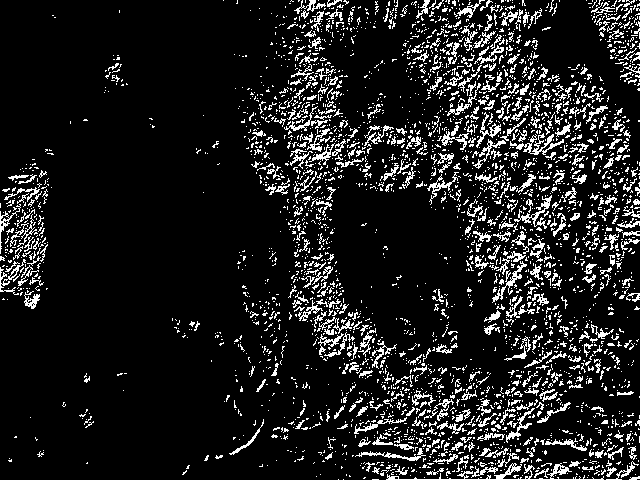
#> input picture Cluster.png, 640 x 480 px
$ python PruebaClosing.py
#> lines starting #> are read from the running program, lines starting #| are printed output that depends on the picture; after the words box and inside, x2 and y2 are one past the last pixel; in counts of white or black regions, pixels touching at a corner belong together
import matplotlib.pyplot as plt
from mpl_toolkits.mplot3d import Axes3D
import cv2
import numpy as np
from sklearn.cluster import KMeans
from sklearn import metrics
from scipy.spatial.distance import cdist
from PIL import Image

src = cv2.imread('../Cluster.png')
#> src is the input picture: shape (480, 640, 3); 12% white in thin lines or dots
cv2.imshow('', src)
height, width, depth = src.shape
#> height = 480; width = 640; depth = 3

# [5 lines of commented-out code are left out]

blur = cv2.GaussianBlur(src,(7,7),0)
threshOp = cv2.threshold(blur, 100, 255, cv2.THRESH_BINARY)[1]
#> threshOp: shape (480, 640, 3); 10.8% white; 872 white regions (486 under 20 px), largest, box (x1, y1, x2, y2) and area: (491, 251, 527, 287) 514, (510, 130, 564, 155) 489, (515, 196, 552, 231) 399
cv2.imshow("Opening", threshOp)


# [7 lines of commented-out code are left out]
kernel2 = cv2.getStructuringElement(cv2.MORPH_CROSS, (3,3));
ImageErosion = cv2.erode(src,kernel2,iterations=1)
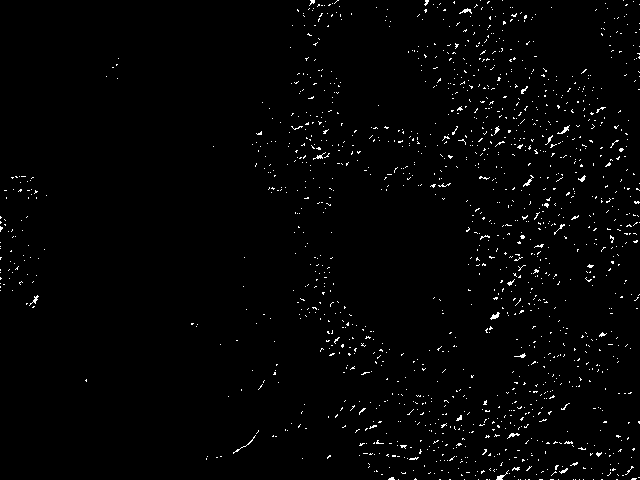
#> ImageErosion: shape (480, 640, 3); 1.6% white in thin lines or dots
cv2.imshow("Erosion", ImageErosion)

#These lines find and draw figure's contours
imageGrayRGB = cv2.cvtColor(src,cv2.COLOR_RGB2GRAY)
#> imageGrayRGB: shape (480, 640); 12% white in thin lines or dots
ret, thresh = cv2.threshold(imageGrayRGB, 127, 255, 0)
contours, hierarchy = cv2.findContours(thresh, cv2.RETR_EXTERNAL, cv2.CHAIN_APPROX_SIMPLE)
#> contours = 3366 contours, 3169 with area under 20; largest, box (x1, y1, x2, y2) and area: (386, 463, 604, 480) 366, (510, 133, 564, 155) 206, (514, 195, 552, 229) 184, (492, 261, 527, 303) 165, (476, 112, 501, 148) 138
imageRGBThreshColor = cv2.cvtColor(imageGrayRGB,cv2.COLOR_GRAY2RGB)
cv2.drawContours(imageRGBThreshColor, contours, -1, (255,255,255), 5)
#> imageRGBThreshColor: shape (480, 640, 3); 46.1% white; 97 white regions (1 under 20 px), largest, box (x1, y1, x2, y2) and area: (232, 0, 640, 480) 119601, (0, 156, 55, 312) 6328, (583, 0, 640, 94) 3285
cv2.imshow("Contours", imageRGBThreshColor)
# for contour in contours:
#     print(cv2.contourArea(contour))

blur = cv2.GaussianBlur(imageRGBThreshColor,(13,13),0)
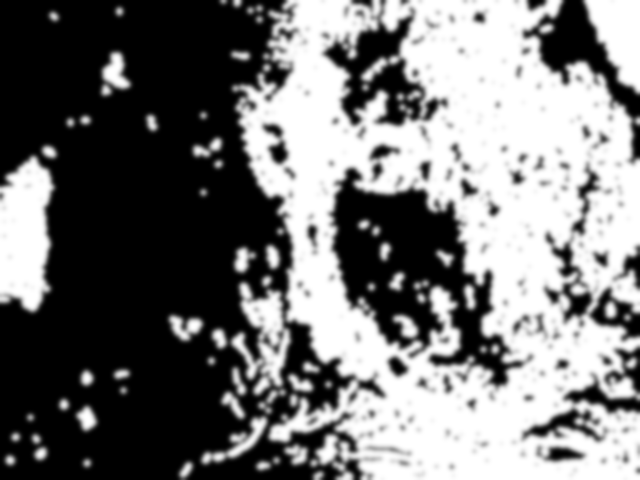
#> blur: shape (480, 640, 3); min 0, max 255, mean 117.6
threshOp = cv2.threshold(blur, 100, 255, cv2.THRESH_BINARY)[1]
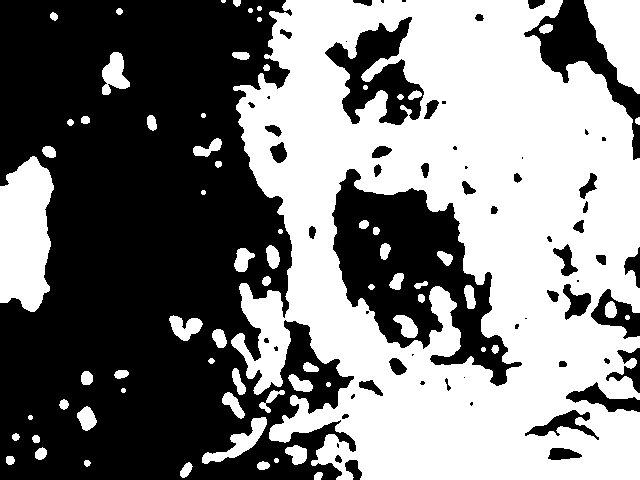
#> threshOp: shape (480, 640, 3); 49.4% white; 70 white regions (1 under 20 px), largest, box (x1, y1, x2, y2) and area: (231, 0, 640, 480) 133109, (0, 156, 54, 312) 6568, (584, 0, 640, 94) 3365
cv2.imshow("Opening 2", threshOp)
cv2.waitKey(0)

#These lines find and draw figure's contours
imageGrayRGB = cv2.cvtColor(threshOp,cv2.COLOR_RGB2GRAY)
#> imageGrayRGB: shape (480, 640); 49.4% white; 70 white regions (1 under 20 px)
ret, thresh = cv2.threshold(imageGrayRGB, 127, 255, 0)
contours, hierarchy = cv2.findContours(thresh, cv2.RETR_EXTERNAL, cv2.CHAIN_APPROX_SIMPLE)
#> contours = 55 contours, 12 with area under 20; largest, box (x1, y1, x2, y2) and area: (231, 0, 640, 480) 159982, (0, 156, 54, 312) 6384, (584, 0, 640, 94) 3237, (202, 417, 267, 464) 848, (102, 52, 130, 95) 660
imageRGBThreshColor = cv2.cvtColor(imageGrayRGB,cv2.COLOR_GRAY2RGB)
cv2.drawContours(imageRGBThreshColor, contours, -1, (255,255,255), 5)
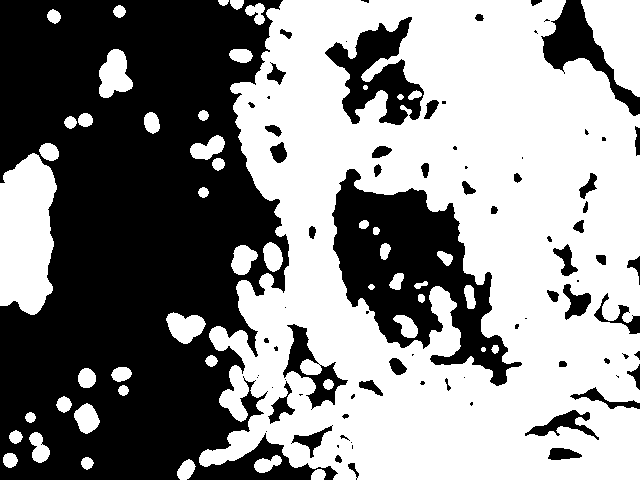
#> imageRGBThreshColor: shape (480, 640, 3); 54.3% white; 81 black regions (33 under 20 px), largest, box (x1, y1, x2, y2) and area: (0, 0, 338, 480) 106291, (332, 169, 522, 386) 17573, (325, 17, 424, 125) 4880
cv2.imshow("Contours 2", imageRGBThreshColor)
# for contour in contours:0
#     print(cv2.contourArea(contour))

blur = cv2.GaussianBlur(imageRGBThreshColor,(13,13),0)
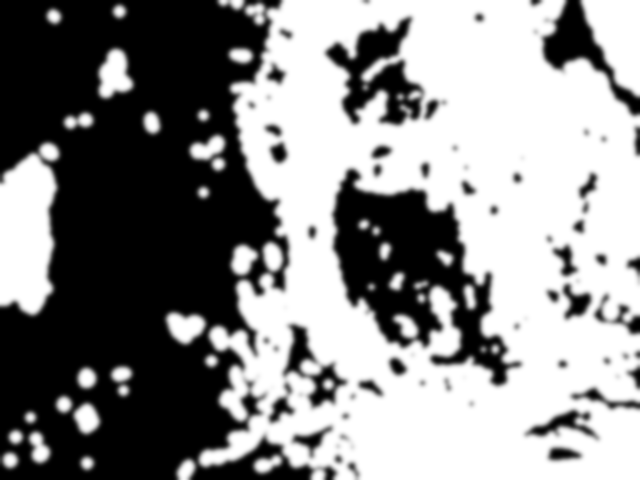
#> blur: shape (480, 640, 3); min 0, max 255, mean 138.4
threshOp = cv2.threshold(blur, 100, 255, cv2.THRESH_BINARY)[1]
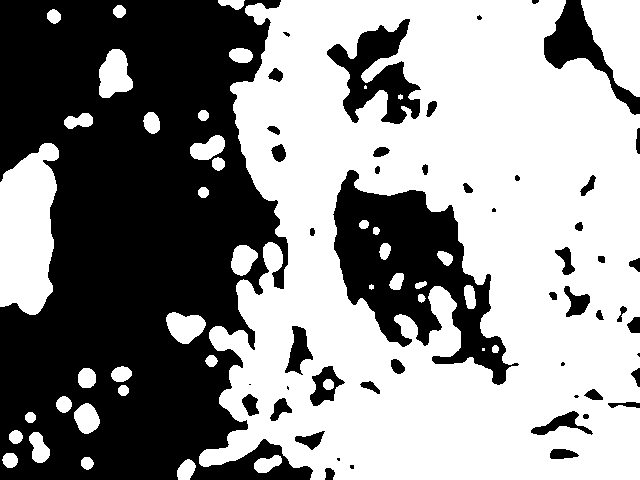
#> threshOp: shape (480, 640, 3); 56.2% white; 50 black regions (10 under 20 px), largest, box (x1, y1, x2, y2) and area: (0, 0, 313, 480) 104206, (333, 170, 519, 385) 16852, (327, 19, 421, 124) 4484
cv2.imshow("Opening 3", threshOp)
threshOpGray = cv2.cvtColor(threshOp,cv2.COLOR_RGB2GRAY)
#> threshOpGray: shape (480, 640); 56.2% white; 50 black regions (10 under 20 px)
contours, hierarchy = cv2.findContours(threshOpGray, cv2.RETR_EXTERNAL, cv2.CHAIN_APPROX_SIMPLE)
#> contours = 29 contours; largest, box (x1, y1, x2, y2) and area: (199, 0, 640, 480) 178427, (0, 143, 59, 315) 7623, (581, 0, 640, 97) 3651, (99, 49, 133, 98) 1126, (166, 312, 206, 344) 835
cv2.drawContours(threshOp, contours, -1, (0,255,0), 1)
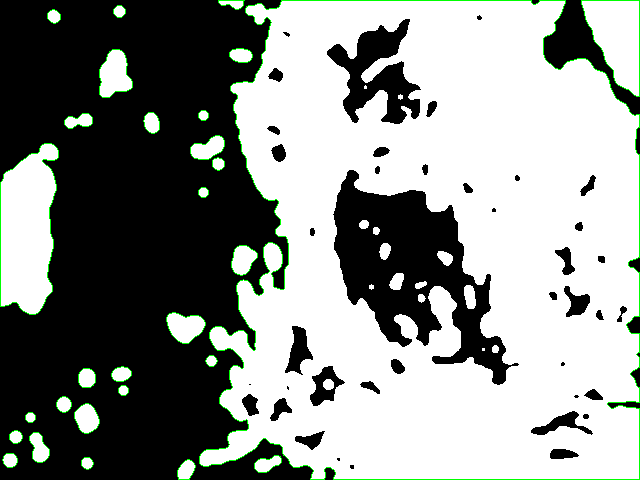
#> threshOp: shape (480, 640, 3); 1.41% of pixels changed, all inside (x1, y1, x2, y2) = (0, 0, 640, 480)
cv2.imshow("Contours 3", threshOp)
for contour in contours:
    print(cv2.contourArea(contour))
#> this loop made 29 passes
#| 261.5
#| 111.5
#| 296.0
#| 166.5
#| 394.0
#| 132.0
#| 82.0
#| 537.0
#> (further printed lines are left out)
cv2.waitKey(0)

# [9 lines of commented-out code are left out]
